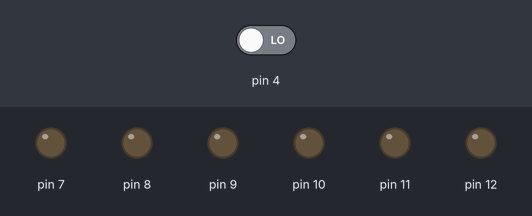
Bench run of a sketch on a simulated Arduino Uno, built with avr-gcc and run on an emulated ATmega328P. Shown: output pins drawn as LEDs (lit = HIGH). Dashed ring = blinking. Inputs (shaded band) come from the test bench; at power-on: pin 4 LOW.

Above: at 1.2 s.
1.3 s: pin 4 driven HIGH
At 1.4 s:
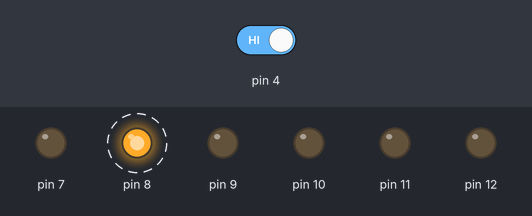
At 1.8 s:
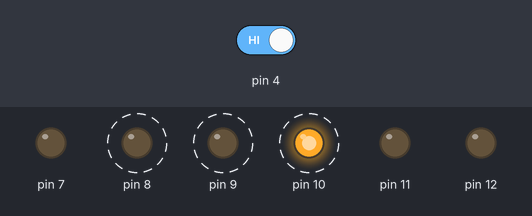
4.3 s: pin 4 driven LOW
At 5.7 s:
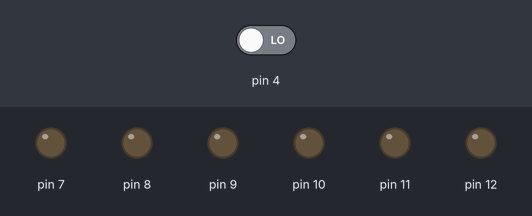
Timing chart, 0 to 7.3 s (numbered marks = the images above; inputs shaded):
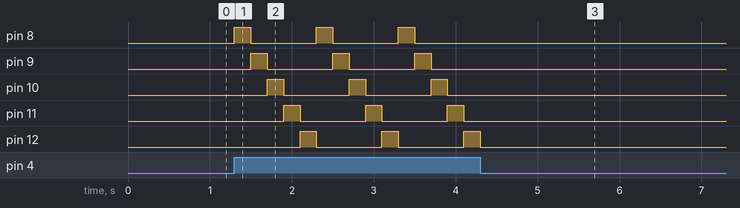

Measured:
- after the input at 1.3 s, pin 8: alternates HIGH for 0.20 s and LOW for 0.80 s, starting at once; pin 9: alternates HIGH for 0.20 s and LOW for 0.80 s, starting after 0.20 s
- after the input at 4.3 s, pin 8–11: stops changing and stays LOW; pin 12: goes on until 4.3 s, then stays LOW

The sketch:

sketch_jul04c.ino
```cpp
int i,j;
 void setup() {
   pinMode(12, OUTPUT);
  pinMode(11, OUTPUT);
  pinMode(10, OUTPUT);
  pinMode(9, OUTPUT);
  pinMode(8, OUTPUT);
  pinMode(4,INPUT);
   pinMode(7,OUTPUT);

}


void loop()
{
  for(j=0;j<2;j++)
  {
if(digitalRead(4)==HIGH)
 {

         for (i = 8; i <= 12; i++)
             {
                    digitalWrite(i, HIGH);
                    delay(200);
                    digitalWrite(i, LOW);

               }

   }
  }


 }
```
